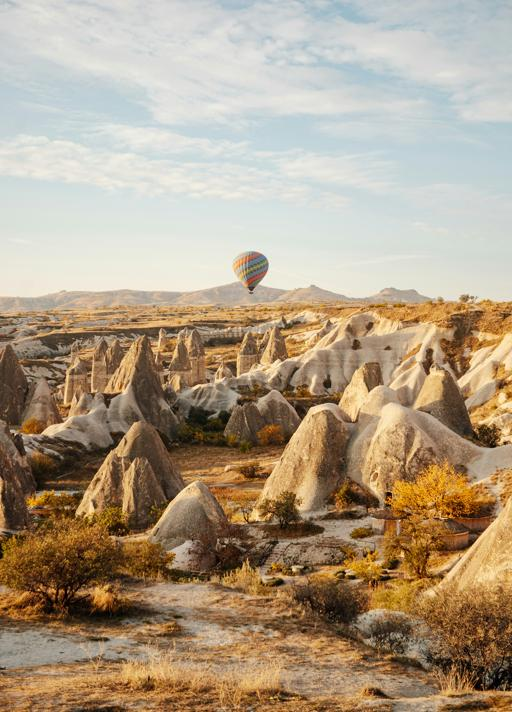
#> input picture resized/image1.jpg, 512 x 712 px
$ python image_resizer.py resized out
#> lines starting #> are read from the running program, lines starting #| are printed output that depends on the picture
from PIL import Image
import os
import argparse

def resize_images(input_folder, output_folder, width, height):
    """
    Resize all images in the input folder and save them to the output folder.
    """
#> called with input_folder = 'resized', output_folder = 'out', width = 300, height = 300

    if not os.path.exists(output_folder):
        os.makedirs(output_folder)

    if not os.path.exists(input_folder):
        print(f'Input folder {input_folder} does not exist.')

    for filename in os.listdir(input_folder):
        if filename.lower().endswith(('.jpg', '.jpeg', '.png')):
            try:
                img_path = os.path.join(input_folder, filename)
                img = Image.open(img_path)
#> img is the input picture: PIL image 512x712 RGB; mean R, G, B 173.9, 156.2, 132.6
                resize_img = img.resize((width, height))
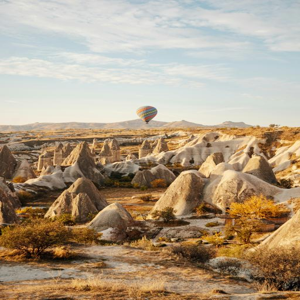
#> resize_img: PIL image 300x300 RGB; mean R, G, B 173.9, 156.2, 132.6
                output_path = os.path.join(output_folder, filename)
                resize_img.save(output_path)
                print(f'Resized {filename} saved to {output_path}')
            except Exception as e:
                print(f'Error processing {filename}: {e}')

if __name__ == "__main__":
    parser = argparse.ArgumentParser(description='Resize all images in a folder')
    parser.add_argument('input', type=str, help='Path to the input folder')
    parser.add_argument('output', type=str, help='Path to the output folder')
    parser.add_argument('--width', type=int, default=300, help='Width of resized images')
    parser.add_argument('--height', type=int, default=300, help='Height of resized images')

    args = parser.parse_args()
    resize_images(args.input, args.output, args.width, args.height)
